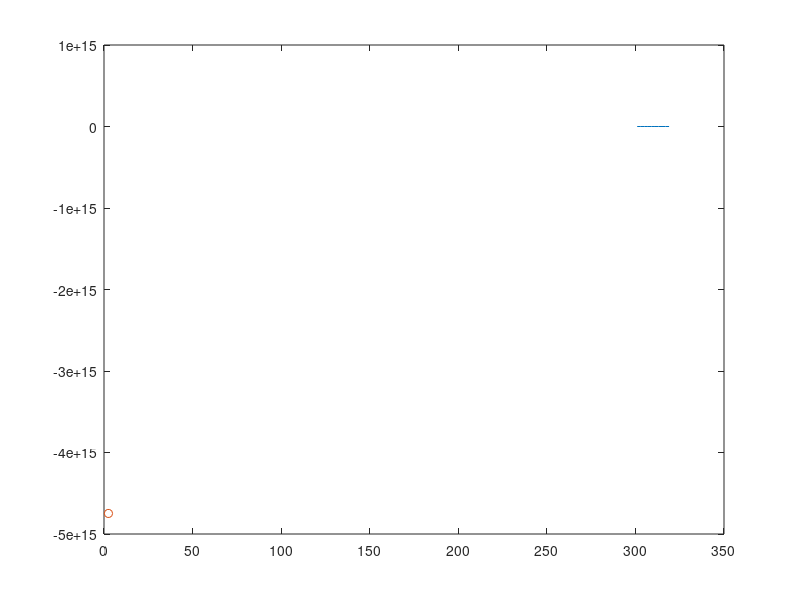

This figure's MATLAB source:
close all
clear all
clc
dx=301:2:319;
dy=[40 43 40 37 42 36 42 41 37 37];
x=[2.5]
n=length(dx);
sum=0;
for k=1:length(x)
for i=1:n
    prob=1;
    for j=1:n
        if i~=j
            prob=prob.*(x(k)-dx(j))/(dx(i)-dx(j));
        end
    end
end
    sum=sum+prob.*dy(i);
end
y(k)=sum; 
y(k)
plot(dx,dy)
hold on
plot(x,y,'o')
        
